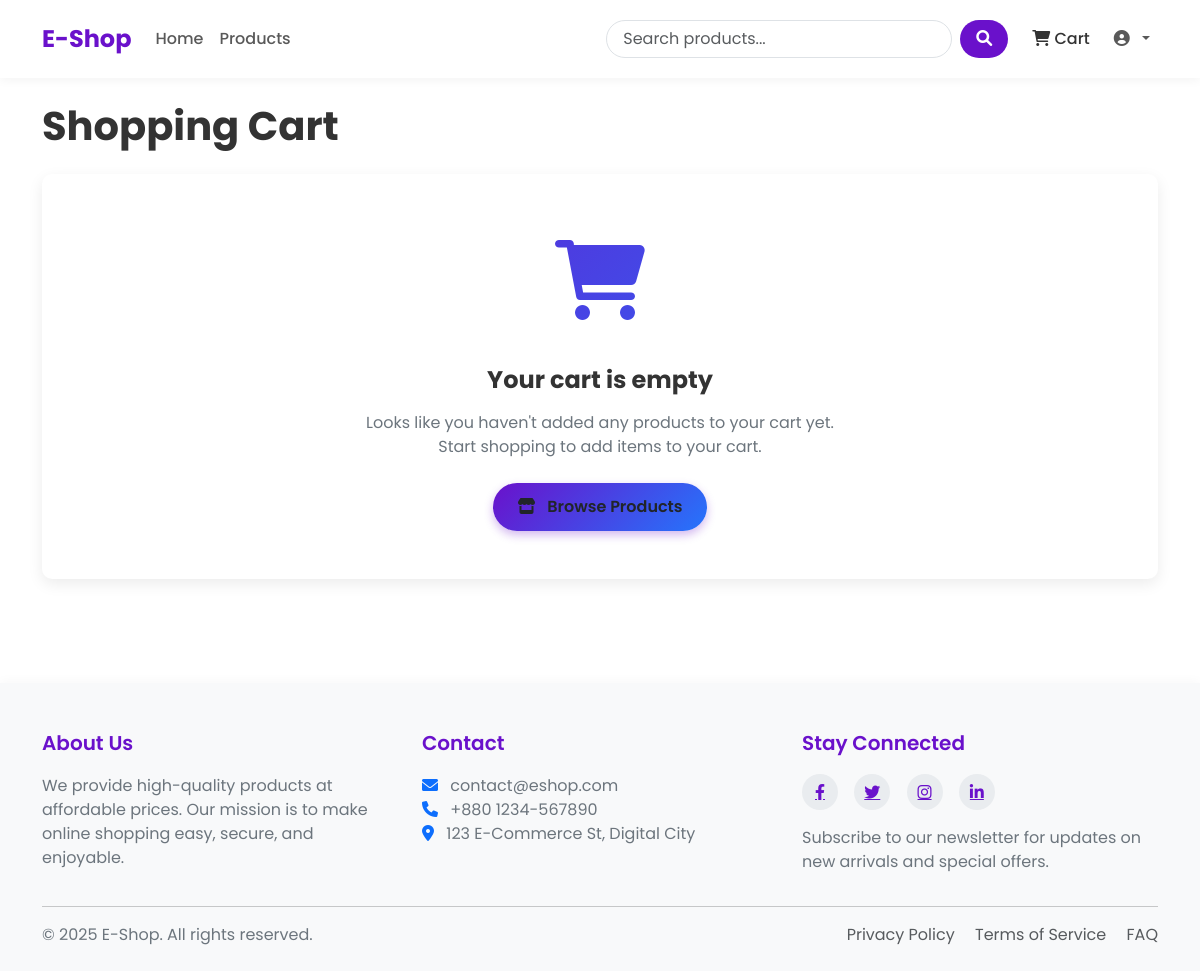
Page /cart/ (signed in) on the earlier database version.
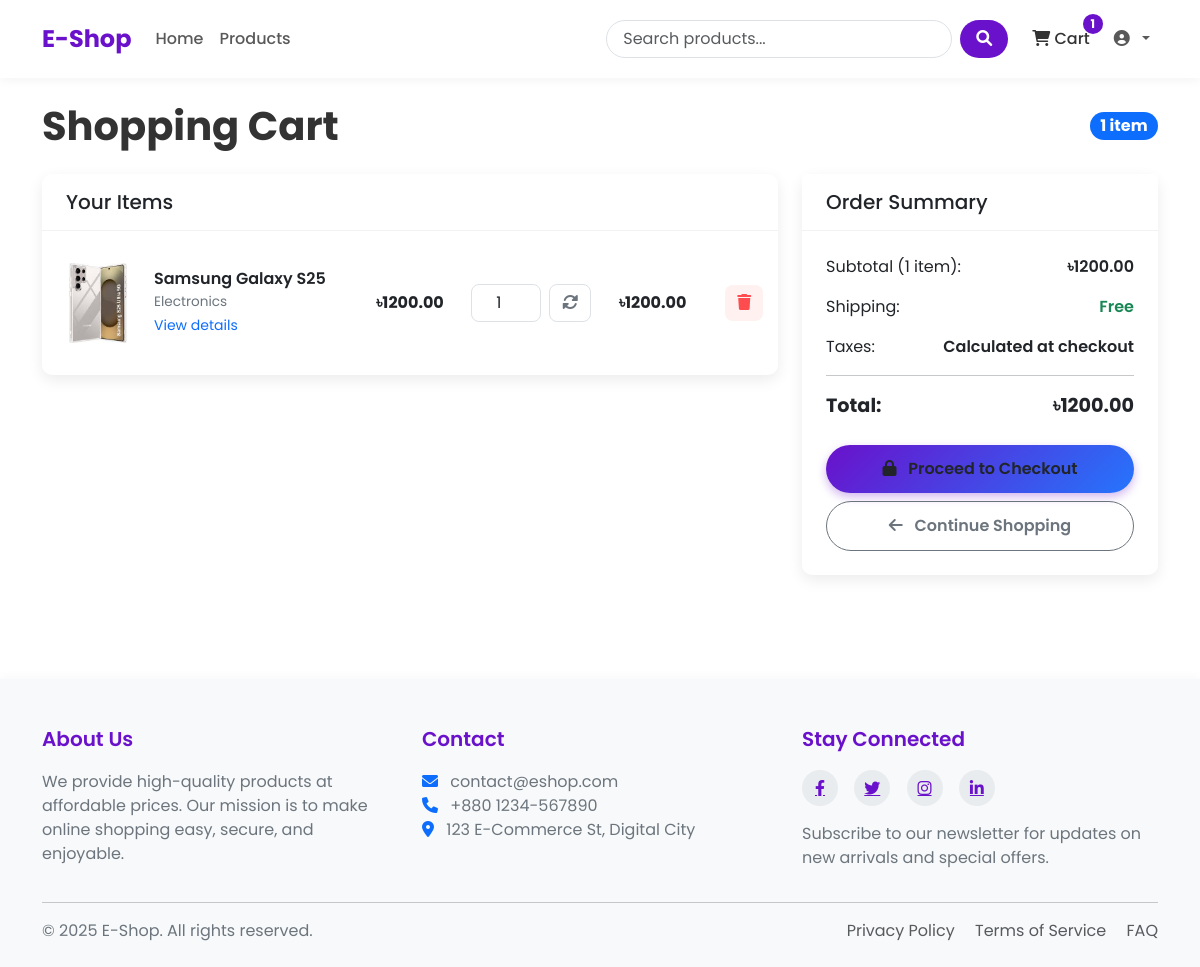
Same page on the later database version.
### shop/models.py (models this page shows, shortened)
class Cart(models.Model):
    user = models.ForeignKey(settings.AUTH_USER_MODEL, on_delete=models.CASCADE)
    created_at = models.DateTimeField(auto_now_add=True)
    updated_at = models.DateTimeField(auto_now=True)
    def get_total_price(self):
        return sum(item.get_cost() for item in self.items.all())
    def get_total_items(self):
        return sum(item.quantity for item in self.items.all())

class CartItem(models.Model):
    cart = models.ForeignKey(Cart, on_delete=models.CASCADE, related_name = "items")
    product = models.ForeignKey(Product, on_delete=models.CASCADE)
    quantity = models.PositiveIntegerField(default=1)
    def get_cost(self):
        return self.product.price*self.quantity

class Product(models.Model):
    name = models.CharField(max_length=200)
    slug = models.SlugField(max_length=200, unique=True)
    category = models.ForeignKey(Category, on_delete=models.CASCADE, related_name="products")
    description = models.TextField()
    price = models.DecimalField(max_digits=10, decimal_places=2) # 122.23
    stock = models.PositiveBigIntegerField(default=1)
    available = models.BooleanField(default=True)
    created = models.DateTimeField(auto_now_add=True)
    updated = models.DateTimeField(auto_now=True)
    image = models.ImageField(upload_to='products/%Y/%m/%d')

class Category(models.Model):
    name = models.CharField(max_length=100)
    slug = models.SlugField(max_length=100, unique=True)
    description = models.TextField(blank=True)
    class Meta:
        verbose_name_plural = 'Categories'

### shop/views.py (the view)
# urls.py: path('cart/', views.cart_detail, name='cart_detail'),
@login_required(login_url='/login/')
def cart_detail(request):
    try:
        cart = Cart.objects.get(user=request.user)
    except Cart.DoesNotExist:
        cart = Cart.objects.create(user=request.user)
    return render(request, 'shop/cart.html', {'cart' : cart})

### shop/context_processors.py (called while the page is built)
def cart_items_count(request):
    if request.user.is_authenticated:
        try:
            cart = Cart.objects.get(user=request.user)
            return {'cart_items_count' : cart.get_total_items()}
        except Cart.DoesNotExist:
            return {'cart_items_count' : 0}
    return {'cart_items_count' : 0}

### templates/shop/cart.html (shortened to what the changed rows need)
{% extends 'base.html' %}
{% block content %}
<div class="cart-header">
    <h1 class="cart-title">Shopping Cart</h1>
    {% if cart.items.all %}
    <span class="badge bg-primary rounded-pill fs-6">{{ cart.get_total_items }} item{{ cart.get_total_items|pluralize }}</span>
    {% endif %}
</div>
{% if cart.items.all %}
<div class="row">
    <div class="col-lg-8">
        <div class="cart-card card">
            <div class="card-header">
                <h5 class="mb-0">Your Items</h5>
            </div>
            <div class="card-body">
                {% for item in cart.items.all %}
                <div class="cart-item row align-items-center">
                    <div class="col-md-5">
                        <div class="d-flex align-items-center">
                            {% if item.product.image %}
                            <div class="cart-item-image me-3">
                                <img src="{{ item.product.image.url }}" alt="{{ item.product.name }}"
                                     class="img-fluid">
                            </div>
                            {% else %}
                            <div class="bg-light text-center cart-item-image me-3 d-flex justify-content-center align-items-center">
                                <i class="fas fa-image fa-2x text-muted"></i>
                            </div>
                            {% endif %}
                            <div>
                                <h6 class="cart-item-title">{{ item.product.name }}</h6>
                                <div class="cart-item-category">{{ item.product.category.name }}</div>
                                <a href="{% url 'shop:product_detail' item.product.slug %}" class="text-decoration-none">
                                    <small class="text-primary">View details</small>
                                </a>
                            </div>
                        </div>
                    </div>
                    <div class="col-md-2 text-center">
                        <div class="fw-bold">৳{{ item.product.price }}</div>
                    </div>
                    <div class="col-md-2">
                        <form action="{% url 'shop:cart_update' item.product.id %}" method="post" class="d-flex align-items-center justify-content-center">
                            <input type="number" name="quantity" class="form-control cart-quantity-input"
                                   value="{{ item.quantity }}" min="1" max="{{ item.product.stock }}">
                            <button type="submit" class="cart-update-btn ms-2">
                                <i class="fas fa-sync-alt"></i>
                            </button>
                        </form>
                    </div>
                    <div class="col-md-2 text-center">
                        <div class="fw-bold">৳{{ item.get_cost }}</div>
                    </div>
                    <div class="col-md-1 text-end">
                        <form action="{% url 'shop:cart_remove' item.product.id %}" method="post">
                            <button type="submit" class="cart-remove-btn">
                                <i class="fas fa-trash"></i>
                            </button>
                        </form>
                    </div>
                </div>
                {% endfor %}
            </div>
        </div>
    </div>
    <div class="col-lg-4">
        <div class="summary-card card">
            <div class="card-header">
                <h5 class="mb-0">Order Summary</h5>
            </div>
            <div class="card-body">
                <div class="summary-item">
                    <span>Subtotal ({{ cart.get_total_items }} item{{ cart.get_total_items|pluralize }}):</span>
                    <span class="summary-value">৳{{ cart.get_total_price }}</span>
                </div>
                <div class="summary-item">
                    <span>Shipping:</span>
                    <span class="summary-value text-success">Free</span>
                </div>
                <div class="summary-item">
                    <span>Taxes:</span>
                    <span class="summary-value">Calculated at checkout</span>
                </div>
                <hr>
                <div class="summary-item mb-4">
                    <span class="summary-total">Total:</span>
                    <span class="summary-total">৳{{ cart.get_total_price }}</span>
                </div>
                <div class="d-grid gap-2">
                    <a href="{% url 'shop:checkout' %}" class="btn checkout-btn">
                        <i class="fas fa-lock me-2"></i> Proceed to Checkout
                    </a>
                    <a href="{% url 'shop:product_list' %}" class="btn btn-outline-secondary continue-btn">
                        <i class="fas fa-arrow-left me-2"></i> Continue Shopping
                    </a>
                </div>
            </div>
        </div>
    </div>
</div>
{% else %}
<div class="empty-cart">
    <div class="empty-cart-icon">
        <i class="fas fa-shopping-cart"></i>
    </div>
    <h3 class="empty-cart-title">Your cart is empty</h3>
    <p class="empty-cart-text">Looks like you haven't added any products to your cart yet.<br>Start shopping to add items to your cart.</p>
    <a href="{% url 'shop:product_list' %}" class="btn browse-btn">
        <i class="fas fa-store me-2"></i> Browse Products
    </a>
</div>
{% endif %}
{% endblock %}

Differences in the rows shown:
now on this page (row unchanged): Cart: get_total_items "1", get_total_price "1200.00"
added CartItem: product.image (picture), product.name "Samsung Galaxy S25", product.category.name "Electronics", product.price "1200.00", quantity "1", get_cost "1200.00"
Other differences:
{{ cart_items_count }}: (not shown) → "1"
text no longer shown: "Your cart is empty Looks like you haven't added any products to your cart yet. Start shopping to add items to your cart. Browse Products"
text now shown: "item Your Items Order Summary Subtotal ( item ): ৳ Shipping: Free Taxes: Calculated at checkout Total: ৳ Proceed to Checkout Continue Shopping"
